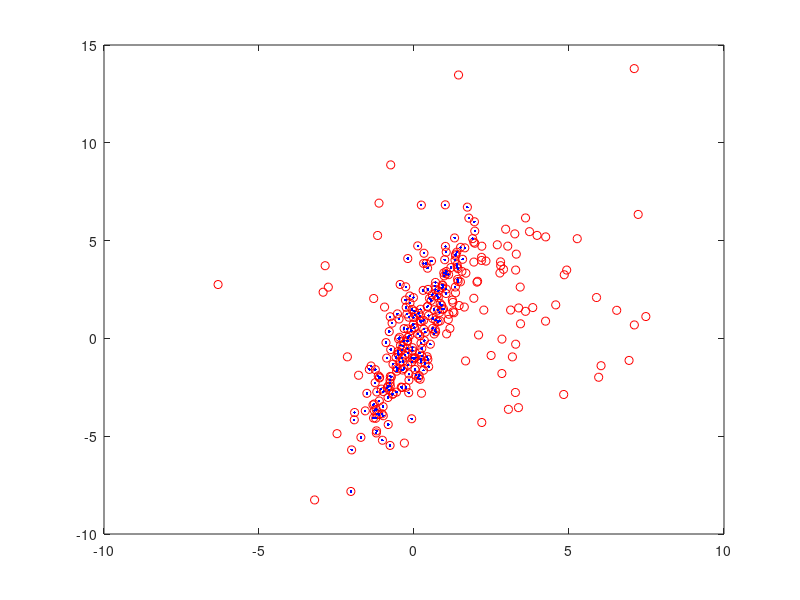

The MATLAB source for this figure:
function hw11()
close all;clear;clc;

%?????
mu=[0 0];  %??
S=[1 2.5;2.5 8];  %???
data1=mvnrnd(mu,S,200);   %??200???????

%????
mu=[2 2];
S=[8 0;0 8];
data2=mvnrnd(mu,S,100);     %??100?????

data=[data1;data2];
plot(data(:,1),data(:,2),'ro');     %??????

K=100;          %????????
sigma=1;        %??????????????
pretotal=0;     %????????????
k=1;
while pretotal < size(data,1)*2/3 &&  k<K      %?2/3????????????????????????
    SampIndex=floor(1+(size(data,1)-1)*rand(2,1));  %??????????????floor????
    
    samp1=data(SampIndex(1),:);     %????????????
    samp2=data(SampIndex(2),:);
    
    line=Mytls([samp1;samp2]);      %????????????????????
    mask=abs(line*[data ones(size(data,1),1)]');    %?????????????
    total=sum(mask<sigma);              %????????????????????
    
    if total>pretotal            %?????????????????
        pretotal=total;
        bestline=line;          %?????????
    end  
    k=k+1;
end

%???????????
mask=abs(bestline*[data ones(size(data,1),1)]')<sigma;    
hold on;
for i=1:length(mask)
    if mask(i)
        plot(data(i,1),data(i,2),'b.');
    end
end
end


%THIS COMMENT STUB STATES THAT 
%THIS CODE IS THE PROPERTY OF OMAR R.G. (UofA Student)

function line=Mytls(data)
    x = data(1, :);
    y = data(2, :);

    k=(y(1)-y(2))/(x(1)-x(2));      %???????????????????????
    a=sqrt(1-1/(1+k^2));
    b=sqrt(1-a^2);

    if k>0          %??????0?a,b??
       b=-b; 
    end
    
    c=-a*x(1)-b*y(1);
    line=[a b c];
end